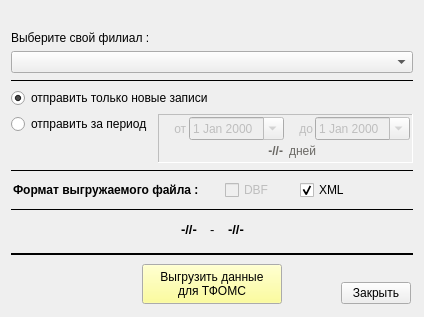
<?xml version="1.0" encoding="UTF-8"?>
<ui version="4.0">
 <class>send2fond_wnd</class>
 <widget class="QDialog" name="send2fond_wnd">
  <property name="geometry">
   <rect>
    <x>0</x>
    <y>0</y>
    <width>392</width>
    <height>317</height>
   </rect>
  </property>
  <property name="windowTitle">
   <string>Выгрузка новых данных для ТФОМС</string>
  </property>
  <layout class="QVBoxLayout" name="verticalLayout" stretch="0,0,0,0,0,0,0,0,0,0,0,0,0">
   <item>
    <spacer name="horizontalSpacer_10">
     <property name="orientation">
      <enum>Qt::Horizontal</enum>
     </property>
     <property name="sizeHint" stdset="0">
      <size>
       <width>40</width>
       <height>20</height>
      </size>
     </property>
    </spacer>
   </item>
   <item>
    <widget class="QLabel" name="label">
     <property name="text">
      <string>Выберите свой филиал :</string>
     </property>
    </widget>
   </item>
   <item>
    <widget class="QComboBox" name="combo_filial"/>
   </item>
   <item>
    <widget class="Line" name="line_3">
     <property name="frameShadow">
      <enum>QFrame::Plain</enum>
     </property>
     <property name="lineWidth">
      <number>1</number>
     </property>
     <property name="orientation">
      <enum>Qt::Horizontal</enum>
     </property>
    </widget>
   </item>
   <item>
    <widget class="QRadioButton" name="rb_new">
     <property name="text">
      <string>отправить только новые записи</string>
     </property>
     <property name="checked">
      <bool>true</bool>
     </property>
    </widget>
   </item>
   <item>
    <layout class="QHBoxLayout" name="horizontalLayout_3" stretch="0,0">
     <property name="leftMargin">
      <number>0</number>
     </property>
     <property name="topMargin">
      <number>0</number>
     </property>
     <property name="rightMargin">
      <number>0</number>
     </property>
     <property name="bottomMargin">
      <number>0</number>
     </property>
     <item>
      <layout class="QVBoxLayout" name="verticalLayout_3">
       <property name="leftMargin">
        <number>0</number>
       </property>
       <property name="topMargin">
        <number>0</number>
       </property>
       <property name="rightMargin">
        <number>0</number>
       </property>
       <property name="bottomMargin">
        <number>0</number>
       </property>
       <item>
        <widget class="QRadioButton" name="rb_by_dates">
         <property name="text">
          <string>отправить за период</string>
         </property>
        </widget>
       </item>
       <item>
        <spacer name="verticalSpacer">
         <property name="orientation">
          <enum>Qt::Vertical</enum>
         </property>
         <property name="sizeHint" stdset="0">
          <size>
           <width>5</width>
           <height>5</height>
          </size>
         </property>
        </spacer>
       </item>
      </layout>
     </item>
     <item>
      <widget class="QFrame" name="pan_dates">
       <property name="enabled">
        <bool>false</bool>
       </property>
       <property name="frameShape">
        <enum>QFrame::Panel</enum>
       </property>
       <property name="frameShadow">
        <enum>QFrame::Sunken</enum>
       </property>
       <layout class="QGridLayout" name="gridLayout">
        <property name="leftMargin">
         <number>2</number>
        </property>
        <property name="topMargin">
         <number>2</number>
        </property>
        <property name="rightMargin">
         <number>2</number>
        </property>
        <property name="bottomMargin">
         <number>2</number>
        </property>
        <property name="spacing">
         <number>2</number>
        </property>
        <item row="0" column="3">
         <widget class="QDateEdit" name="date_to">
          <property name="calendarPopup">
           <bool>true</bool>
          </property>
         </widget>
        </item>
        <item row="0" column="2">
         <widget class="QLabel" name="label_3">
          <property name="text">
           <string>    до</string>
          </property>
         </widget>
        </item>
        <item row="0" column="1">
         <widget class="QDateEdit" name="date_from">
          <property name="calendarPopup">
           <bool>true</bool>
          </property>
         </widget>
        </item>
        <item row="0" column="0">
         <widget class="QLabel" name="label_2">
          <property name="text">
           <string>    от</string>
          </property>
         </widget>
        </item>
        <item row="1" column="0" colspan="4">
         <layout class="QHBoxLayout" name="horizontalLayout_4">
          <property name="spacing">
           <number>6</number>
          </property>
          <property name="leftMargin">
           <number>2</number>
          </property>
          <property name="topMargin">
           <number>2</number>
          </property>
          <property name="rightMargin">
           <number>2</number>
          </property>
          <property name="bottomMargin">
           <number>2</number>
          </property>
          <item>
           <widget class="QLabel" name="lab_days">
            <property name="palette">
             <palette>
              <active>
               <colorrole role="WindowText">
                <brush brushstyle="SolidPattern">
                 <color alpha="255">
                  <red>0</red>
                  <green>0</green>
                  <blue>255</blue>
                 </color>
                </brush>
               </colorrole>
              </active>
              <inactive>
               <colorrole role="WindowText">
                <brush brushstyle="SolidPattern">
                 <color alpha="255">
                  <red>0</red>
                  <green>0</green>
                  <blue>255</blue>
                 </color>
                </brush>
               </colorrole>
              </inactive>
              <disabled>
               <colorrole role="WindowText">
                <brush brushstyle="SolidPattern">
                 <color alpha="255">
                  <red>106</red>
                  <green>104</green>
                  <blue>100</blue>
                 </color>
                </brush>
               </colorrole>
              </disabled>
             </palette>
            </property>
            <property name="font">
             <font>
              <pointsize>9</pointsize>
              <weight>75</weight>
              <bold>true</bold>
             </font>
            </property>
            <property name="text">
             <string>-//-</string>
            </property>
            <property name="alignment">
             <set>Qt::AlignRight|Qt::AlignTrailing|Qt::AlignVCenter</set>
            </property>
           </widget>
          </item>
          <item>
           <widget class="QLabel" name="label_6">
            <property name="palette">
             <palette>
              <active>
               <colorrole role="WindowText">
                <brush brushstyle="SolidPattern">
                 <color alpha="255">
                  <red>0</red>
                  <green>0</green>
                  <blue>255</blue>
                 </color>
                </brush>
               </colorrole>
              </active>
              <inactive>
               <colorrole role="WindowText">
                <brush brushstyle="SolidPattern">
                 <color alpha="255">
                  <red>0</red>
                  <green>0</green>
                  <blue>255</blue>
                 </color>
                </brush>
               </colorrole>
              </inactive>
              <disabled>
               <colorrole role="WindowText">
                <brush brushstyle="SolidPattern">
                 <color alpha="255">
                  <red>106</red>
                  <green>104</green>
                  <blue>100</blue>
                 </color>
                </brush>
               </colorrole>
              </disabled>
             </palette>
            </property>
            <property name="font">
             <font>
              <weight>50</weight>
              <bold>false</bold>
             </font>
            </property>
            <property name="text">
             <string>дней</string>
            </property>
           </widget>
          </item>
         </layout>
        </item>
       </layout>
      </widget>
     </item>
    </layout>
   </item>
   <item>
    <widget class="Line" name="line_4">
     <property name="frameShadow">
      <enum>QFrame::Plain</enum>
     </property>
     <property name="lineWidth">
      <number>1</number>
     </property>
     <property name="orientation">
      <enum>Qt::Horizontal</enum>
     </property>
    </widget>
   </item>
   <item>
    <layout class="QHBoxLayout" name="horizontalLayout_5">
     <property name="spacing">
      <number>6</number>
     </property>
     <property name="leftMargin">
      <number>2</number>
     </property>
     <property name="topMargin">
      <number>2</number>
     </property>
     <property name="rightMargin">
      <number>2</number>
     </property>
     <property name="bottomMargin">
      <number>2</number>
     </property>
     <item>
      <widget class="QLabel" name="label_5">
       <property name="font">
        <font>
         <weight>75</weight>
         <bold>true</bold>
        </font>
       </property>
       <property name="text">
        <string>Формат выгружаемого файла :</string>
       </property>
      </widget>
     </item>
     <item>
      <spacer name="horizontalSpacer_6">
       <property name="orientation">
        <enum>Qt::Horizontal</enum>
       </property>
       <property name="sizeHint" stdset="0">
        <size>
         <width>40</width>
         <height>20</height>
        </size>
       </property>
      </spacer>
     </item>
     <item>
      <widget class="QCheckBox" name="ch_dbf">
       <property name="enabled">
        <bool>false</bool>
       </property>
       <property name="text">
        <string>DBF</string>
       </property>
       <property name="checked">
        <bool>false</bool>
       </property>
      </widget>
     </item>
     <item>
      <spacer name="horizontalSpacer_9">
       <property name="orientation">
        <enum>Qt::Horizontal</enum>
       </property>
       <property name="sizeHint" stdset="0">
        <size>
         <width>40</width>
         <height>20</height>
        </size>
       </property>
      </spacer>
     </item>
     <item>
      <widget class="QCheckBox" name="ch_xml">
       <property name="text">
        <string>XML</string>
       </property>
       <property name="checked">
        <bool>true</bool>
       </property>
      </widget>
     </item>
     <item>
      <spacer name="horizontalSpacer_7">
       <property name="orientation">
        <enum>Qt::Horizontal</enum>
       </property>
       <property name="sizeHint" stdset="0">
        <size>
         <width>40</width>
         <height>20</height>
        </size>
       </property>
      </spacer>
     </item>
     <item>
      <spacer name="horizontalSpacer_8">
       <property name="orientation">
        <enum>Qt::Horizontal</enum>
       </property>
       <property name="sizeHint" stdset="0">
        <size>
         <width>40</width>
         <height>20</height>
        </size>
       </property>
      </spacer>
     </item>
     <item>
      <spacer name="horizontalSpacer_5">
       <property name="orientation">
        <enum>Qt::Horizontal</enum>
       </property>
       <property name="sizeHint" stdset="0">
        <size>
         <width>40</width>
         <height>20</height>
        </size>
       </property>
      </spacer>
     </item>
    </layout>
   </item>
   <item>
    <widget class="Line" name="line_5">
     <property name="frameShadow">
      <enum>QFrame::Plain</enum>
     </property>
     <property name="lineWidth">
      <number>1</number>
     </property>
     <property name="orientation">
      <enum>Qt::Horizontal</enum>
     </property>
    </widget>
   </item>
   <item>
    <layout class="QHBoxLayout" name="horizontalLayout_2">
     <property name="leftMargin">
      <number>2</number>
     </property>
     <property name="topMargin">
      <number>2</number>
     </property>
     <property name="rightMargin">
      <number>2</number>
     </property>
     <property name="bottomMargin">
      <number>2</number>
     </property>
     <item>
      <spacer name="horizontalSpacer_3">
       <property name="orientation">
        <enum>Qt::Horizontal</enum>
       </property>
       <property name="sizeHint" stdset="0">
        <size>
         <width>40</width>
         <height>20</height>
        </size>
       </property>
      </spacer>
     </item>
     <item>
      <widget class="QLabel" name="lab_dst">
       <property name="font">
        <font>
         <pointsize>10</pointsize>
         <weight>75</weight>
         <bold>true</bold>
        </font>
       </property>
       <property name="text">
        <string>-//-</string>
       </property>
      </widget>
     </item>
     <item>
      <widget class="QLabel" name="label_4">
       <property name="font">
        <font>
         <pointsize>10</pointsize>
        </font>
       </property>
       <property name="text">
        <string>  -  </string>
       </property>
      </widget>
     </item>
     <item>
      <widget class="QLabel" name="lab_cnt">
       <property name="font">
        <font>
         <pointsize>10</pointsize>
         <weight>75</weight>
         <bold>true</bold>
        </font>
       </property>
       <property name="text">
        <string>-//-</string>
       </property>
      </widget>
     </item>
     <item>
      <spacer name="horizontalSpacer_4">
       <property name="orientation">
        <enum>Qt::Horizontal</enum>
       </property>
       <property name="sizeHint" stdset="0">
        <size>
         <width>40</width>
         <height>20</height>
        </size>
       </property>
      </spacer>
     </item>
    </layout>
   </item>
   <item>
    <spacer name="verticalSpacer_3">
     <property name="orientation">
      <enum>Qt::Vertical</enum>
     </property>
     <property name="sizeHint" stdset="0">
      <size>
       <width>20</width>
       <height>40</height>
      </size>
     </property>
    </spacer>
   </item>
   <item>
    <widget class="Line" name="line_2">
     <property name="frameShadow">
      <enum>QFrame::Plain</enum>
     </property>
     <property name="lineWidth">
      <number>2</number>
     </property>
     <property name="orientation">
      <enum>Qt::Horizontal</enum>
     </property>
    </widget>
   </item>
   <item>
    <layout class="QHBoxLayout" name="horizontalLayout">
     <property name="leftMargin">
      <number>2</number>
     </property>
     <property name="topMargin">
      <number>2</number>
     </property>
     <property name="rightMargin">
      <number>2</number>
     </property>
     <property name="bottomMargin">
      <number>2</number>
     </property>
     <item>
      <widget class="QFrame" name="frame">
       <property name="minimumSize">
        <size>
         <width>70</width>
         <height>0</height>
        </size>
       </property>
       <property name="maximumSize">
        <size>
         <width>70</width>
         <height>16777215</height>
        </size>
       </property>
       <property name="frameShape">
        <enum>QFrame::NoFrame</enum>
       </property>
       <property name="frameShadow">
        <enum>QFrame::Raised</enum>
       </property>
      </widget>
     </item>
     <item>
      <spacer name="horizontalSpacer">
       <property name="orientation">
        <enum>Qt::Horizontal</enum>
       </property>
       <property name="sizeHint" stdset="0">
        <size>
         <width>40</width>
         <height>20</height>
        </size>
       </property>
      </spacer>
     </item>
     <item>
      <widget class="QPushButton" name="bn_process">
       <property name="minimumSize">
        <size>
         <width>140</width>
         <height>40</height>
        </size>
       </property>
       <property name="palette">
        <palette>
         <active>
          <colorrole role="Button">
           <brush brushstyle="SolidPattern">
            <color alpha="255">
             <red>255</red>
             <green>255</green>
             <blue>127</blue>
            </color>
           </brush>
          </colorrole>
         </active>
         <inactive>
          <colorrole role="Button">
           <brush brushstyle="SolidPattern">
            <color alpha="255">
             <red>255</red>
             <green>255</green>
             <blue>127</blue>
            </color>
           </brush>
          </colorrole>
         </inactive>
         <disabled>
          <colorrole role="Button">
           <brush brushstyle="SolidPattern">
            <color alpha="255">
             <red>255</red>
             <green>255</green>
             <blue>127</blue>
            </color>
           </brush>
          </colorrole>
         </disabled>
        </palette>
       </property>
       <property name="text">
        <string>Выгрузить данные
для ТФОМС</string>
       </property>
       <property name="autoDefault">
        <bool>false</bool>
       </property>
      </widget>
     </item>
     <item>
      <spacer name="horizontalSpacer_2">
       <property name="orientation">
        <enum>Qt::Horizontal</enum>
       </property>
       <property name="sizeHint" stdset="0">
        <size>
         <width>40</width>
         <height>20</height>
        </size>
       </property>
      </spacer>
     </item>
     <item>
      <layout class="QVBoxLayout" name="verticalLayout_2">
       <property name="spacing">
        <number>5</number>
       </property>
       <property name="leftMargin">
        <number>0</number>
       </property>
       <property name="topMargin">
        <number>0</number>
       </property>
       <property name="rightMargin">
        <number>0</number>
       </property>
       <property name="bottomMargin">
        <number>0</number>
       </property>
       <item>
        <spacer name="verticalSpacer_2">
         <property name="orientation">
          <enum>Qt::Vertical</enum>
         </property>
         <property name="sizeHint" stdset="0">
          <size>
           <width>2</width>
           <height>2</height>
          </size>
         </property>
        </spacer>
       </item>
       <item>
        <widget class="QPushButton" name="bn_close">
         <property name="minimumSize">
          <size>
           <width>70</width>
           <height>0</height>
          </size>
         </property>
         <property name="maximumSize">
          <size>
           <width>70</width>
           <height>16777215</height>
          </size>
         </property>
         <property name="text">
          <string>Закрыть</string>
         </property>
         <property name="autoDefault">
          <bool>false</bool>
         </property>
        </widget>
       </item>
      </layout>
     </item>
    </layout>
   </item>
  </layout>
 </widget>
 <resources/>
 <connections/>
</ui>
